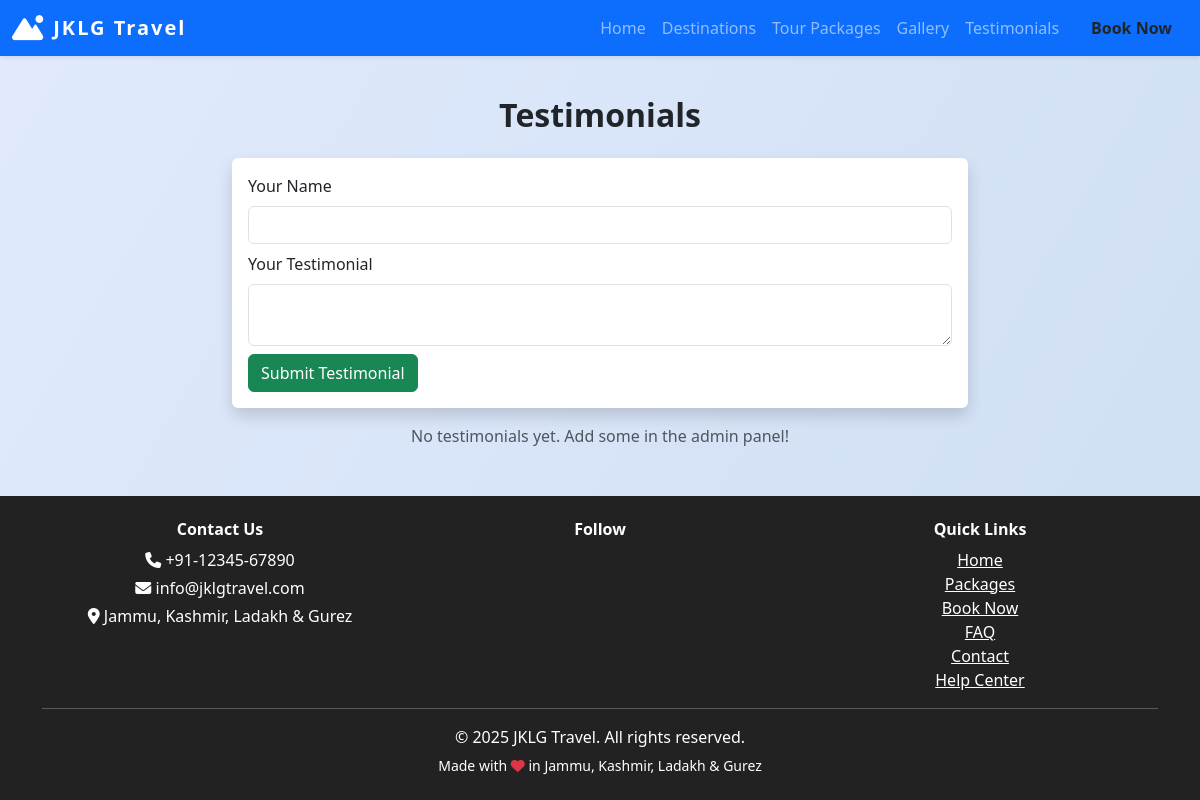
The page /testimonials on the database as committed earlier.
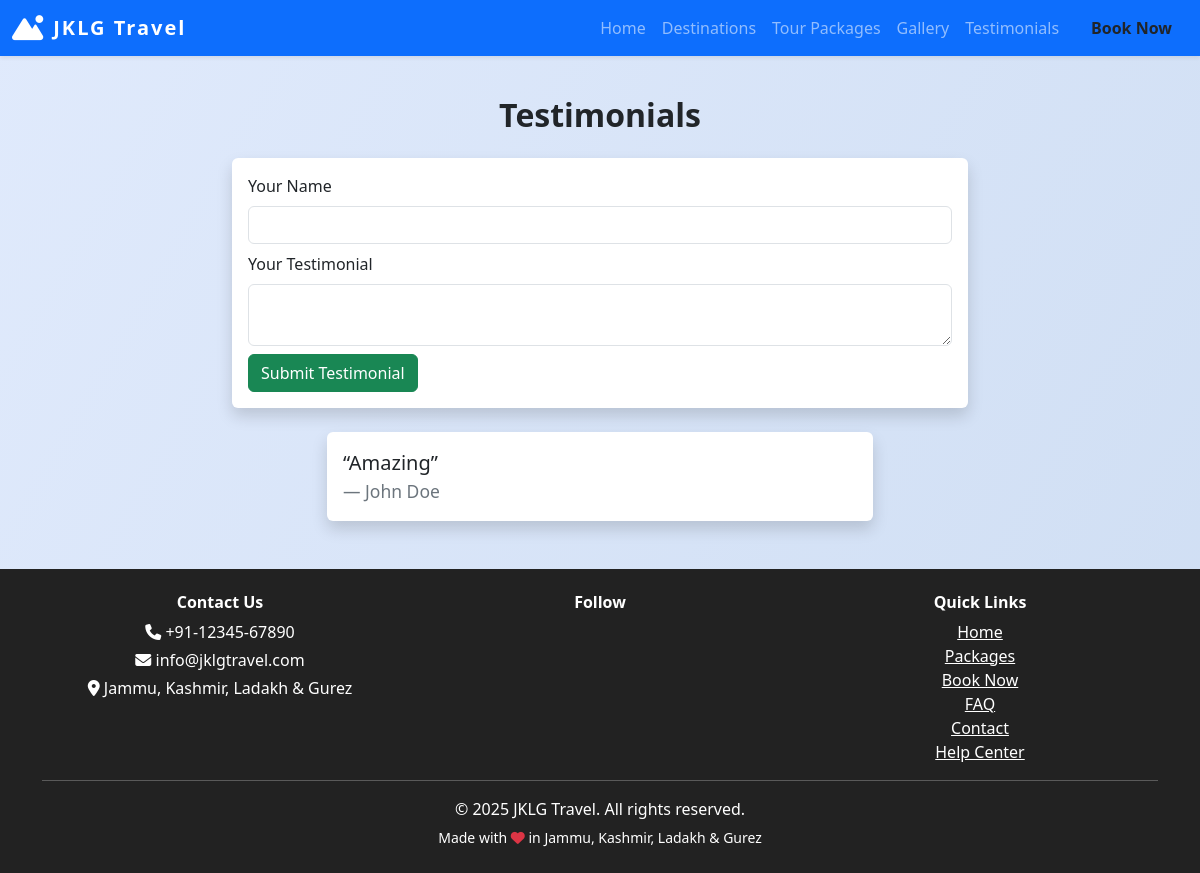
The same page on the database as committed later.
### models.py (models this page shows)
class Testimonial(db.Model):
    id = db.Column(db.Integer, primary_key=True)
    name = db.Column(db.String(100), nullable=False)
    content = db.Column(db.Text, nullable=False)
    date = db.Column(db.Date)
    status = db.Column(db.String(20), default='Pending')

### views.py (the view, shortened to what this page needs)
@main.route('/testimonials', methods=['GET', 'POST'])
@limiter.limit('5 per minute')
def testimonials():
    from models import Testimonial, SiteSettings, EmailLog  # Ensure Testimonial is always imported
    from app import mail
    page = request.args.get('page', 1, type=int)
    per_page = 6
    pagination = Testimonial.query.filter_by(status='Approved').order_by(Testimonial.id.desc()).paginate(page=page, per_page=per_page, error_out=False)
    testimonials = pagination.items
    return render_template('testimonials.html', testimonials=testimonials, pagination=pagination)

### views.py (called while the page is built)
@main.context_processor
def inject_site_settings():
    settings = SiteSettings.query.first()
    return dict(site_settings=settings)

### templates/testimonials.html (shortened to what this page needs)
{% extends 'base.html' %}
{% block content %}
<h2 class="section-title text-center">Testimonials</h2>
<div class="row g-4 justify-content-center">
    <div class="col-md-8 mb-4">
        <form method="post" action="/testimonials" class="bg-white p-3 rounded shadow">
            <div class="mb-2">
                <label for="name" class="form-label">Your Name</label>
                <input type="text" class="form-control" id="name" name="name" required>
            </div>
            <div class="mb-2">
                <label for="content" class="form-label">Your Testimonial</label>
                <textarea class="form-control" id="content" name="content" rows="2" required></textarea>
            </div>
            <button type="submit" class="btn btn-success">Submit Testimonial</button>
        </form>
    </div>
</div>
<div class="row g-4 justify-content-center">
    {% for t in testimonials %}
    <div class="col-md-6">
        <div class="card border-success shadow">
            <div class="card-body">
                <blockquote class="blockquote mb-0">
                    <p>“{{ t.content }}”</p>
                    <footer class="blockquote-footer">{{ t.name }}</footer>
                </blockquote>
            </div>
        </div>
    </div>
    {% endfor %}
</div>
{% if not testimonials %}
<p class="text-muted mt-3 text-center">No testimonials yet. Add some in the admin panel!</p>
{% endif %}
{% endblock %}

Rows that differ between the two databases and show on the page:
added Testimonial: content "Amazing", name "John Doe"
Other text that changed with them:
text no longer shown: "No testimonials yet. Add some in the admin panel!"
